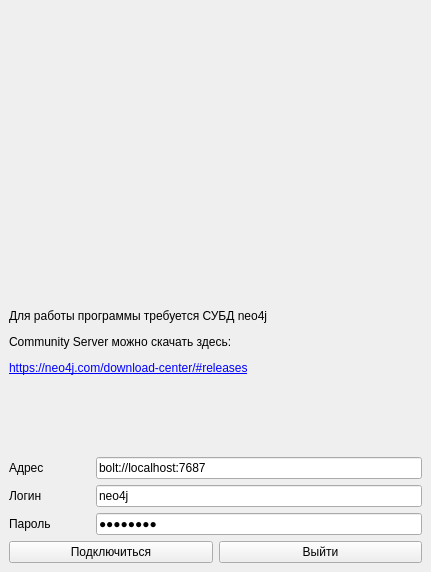
<?xml version="1.0" encoding="UTF-8"?>
<ui version="4.0">
 <class>LoginWindow</class>
 <widget class="QMainWindow" name="LoginWindow">
  <property name="windowModality">
   <enum>Qt::NonModal</enum>
  </property>
  <property name="geometry">
   <rect>
    <x>0</x>
    <y>0</y>
    <width>431</width>
    <height>572</height>
   </rect>
  </property>
  <property name="sizePolicy">
   <sizepolicy hsizetype="Fixed" vsizetype="Fixed">
    <horstretch>0</horstretch>
    <verstretch>0</verstretch>
   </sizepolicy>
  </property>
  <property name="maximumSize">
   <size>
    <width>431</width>
    <height>585</height>
   </size>
  </property>
  <property name="windowTitle">
   <string>Логин</string>
  </property>
  <property name="unifiedTitleAndToolBarOnMac">
   <bool>false</bool>
  </property>
  <widget class="QWidget" name="centralwidget">
   <layout class="QVBoxLayout" name="verticalLayout">
    <item>
     <layout class="QHBoxLayout" name="horizontalLayout_5">
      <item>
       <widget class="QLabel" name="label">
        <property name="maximumSize">
         <size>
          <width>300</width>
          <height>250</height>
         </size>
        </property>
        <property name="text">
         <string/>
        </property>
        <property name="pixmap">
         <pixmap resource="../res/pictures.qrc">:/logo/logo.png</pixmap>
        </property>
        <property name="scaledContents">
         <bool>false</bool>
        </property>
        <property name="alignment">
         <set>Qt::AlignCenter</set>
        </property>
       </widget>
      </item>
     </layout>
    </item>
    <item>
     <widget class="QLabel" name="label_5">
      <property name="text">
       <string>&lt;html&gt;&lt;head/&gt;&lt;body&gt;&lt;p&gt;Для работы программы требуется СУБД neo4j&lt;/p&gt;&lt;p&gt;Community Server можно скачать здесь: &lt;/p&gt;&lt;p&gt;&lt;a href=&quot;https://neo4j.com/download-center/#releases&quot;&gt;&lt;span style=&quot; text-decoration: underline; color:#0000ff;&quot;&gt;https://neo4j.com/download-center/#releases&lt;/span&gt;&lt;/a&gt;&lt;/p&gt;&lt;/body&gt;&lt;/html&gt;</string>
      </property>
     </widget>
    </item>
    <item>
     <layout class="QHBoxLayout" name="horizontalLayout" stretch="1,4">
      <item>
       <widget class="QLabel" name="label_2">
        <property name="text">
         <string>Адрес</string>
        </property>
       </widget>
      </item>
      <item>
       <widget class="QLineEdit" name="uriEdit">
        <property name="text">
         <string>bolt://localhost:7687</string>
        </property>
       </widget>
      </item>
     </layout>
    </item>
    <item>
     <layout class="QHBoxLayout" name="horizontalLayout_2" stretch="1,4">
      <item>
       <widget class="QLabel" name="label_3">
        <property name="text">
         <string>Логин</string>
        </property>
       </widget>
      </item>
      <item>
       <widget class="QLineEdit" name="loginEdit">
        <property name="text">
         <string>neo4j</string>
        </property>
       </widget>
      </item>
     </layout>
    </item>
    <item>
     <layout class="QHBoxLayout" name="horizontalLayout_3" stretch="1,4">
      <item>
       <widget class="QLabel" name="label_4">
        <property name="text">
         <string>Пароль</string>
        </property>
       </widget>
      </item>
      <item>
       <widget class="QLineEdit" name="passwordEdit">
        <property name="text">
         <string>kinix951</string>
        </property>
        <property name="echoMode">
         <enum>QLineEdit::Password</enum>
        </property>
       </widget>
      </item>
     </layout>
    </item>
    <item>
     <layout class="QHBoxLayout" name="horizontalLayout_4">
      <item>
       <widget class="QPushButton" name="connectButton">
        <property name="text">
         <string>Подключиться</string>
        </property>
       </widget>
      </item>
      <item>
       <widget class="QPushButton" name="exitButton">
        <property name="text">
         <string>Выйти</string>
        </property>
       </widget>
      </item>
     </layout>
    </item>
   </layout>
  </widget>
 </widget>
 <resources>
  <include location="../res/pictures.qrc"/>
 </resources>
 <connections/>
</ui>
